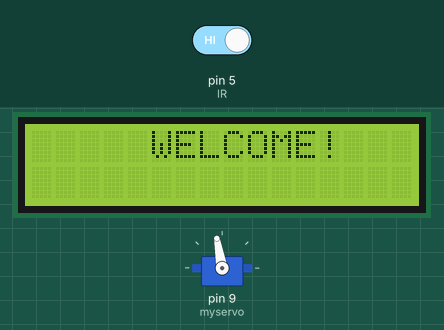
Simulated run of this sketch. Board: Arduino Uno, built with avr-gcc and run on an emulated ATmega328P. Parts: 16×2 character LCD, servo. The test bench sets the inputs (shaded band); at power-on: pin 5 (IR) HIGH.

Above: at 0.1 s.
At 5.3 s:
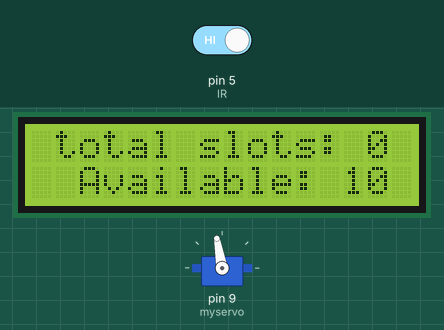
5.4 s: pin 5 (IR) driven LOW
At 5.7 s:
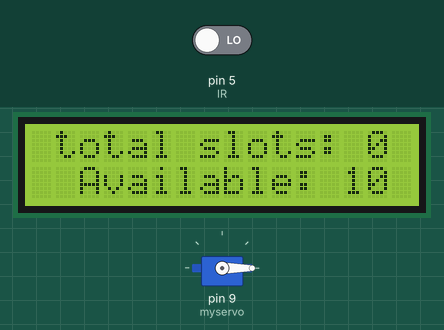
Timing chart, 0 to 11.9 s (numbered marks = the images above; inputs shaded):
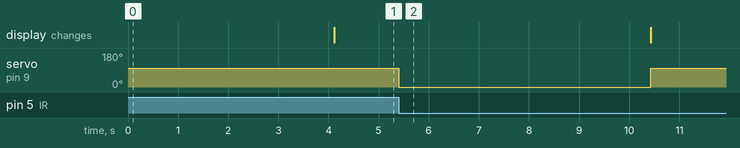

Measured:
- after the input at 5.4 s, servo on pin 9 (myservo): 100° → 0° at once, → 100° 5.0 s later

The sketch:

ArduinoParking2.ino
```cpp
#include <Wire.h>
#include <LiquidCrystal_I2C.h>
#include <Servo.h>

LiquidCrystal_I2C lcd(0x27,16,2);
Servo myservo;

int IR = 5;  // Capteur IR connecté à la broche 5
int totalSlots = 10; // Nombre total de places dans le parking
int occupiedSlots = 0; // Nombre de places occupées
int lastState = HIGH;
bool openSignal = false;

void setup() {
  Serial.begin(9600);
  lcd.init();
  lcd.backlight();
  pinMode(IR, INPUT);
  myservo.attach(9);
  myservo.write(100); // Position initiale de la barrière (fermée)

  lcd.setCursor(0,0);
  lcd.print("     WELCOME!   ");
  delay(4000);
  lcd.clear();
  updateLCD();
}

void loop() {
  int sensorState = digitalRead(IR);

  // Vérifier si un signal est reçu depuis le port série
  if (Serial.available() > 0) {
    String command = Serial.readStringUntil('\n');
    command.trim();
    if (command == "OPEN") {
      openSignal = true;
    }
  }

  // Vérification des conditions pour ouvrir la barrière
  if ((sensorState == LOW && lastState == HIGH) || openSignal) {
    myservo.write(0); // Ouvre la barrière
    delay(5000); // Attente 5 secondes
    myservo.write(100); // Ferme la barrière

    if (occupiedSlots < totalSlots) {
      occupiedSlots++;
    }
    updateLCD();
    openSignal = false; // Réinitialiser le signal d'ouverture
  }

  lastState = sensorState;
}

void updateLCD() {
  lcd.clear();
  lcd.setCursor(0,0);
  if (occupiedSlots < totalSlots) {
    lcd.print(" total slots: ");
    lcd.print(occupiedSlots);
    lcd.setCursor(0,1);
    lcd.print("  Available: ");
    lcd.print(totalSlots - occupiedSlots);
  } else {
    lcd.print("  Parking Full!  ");
  }
}
```
